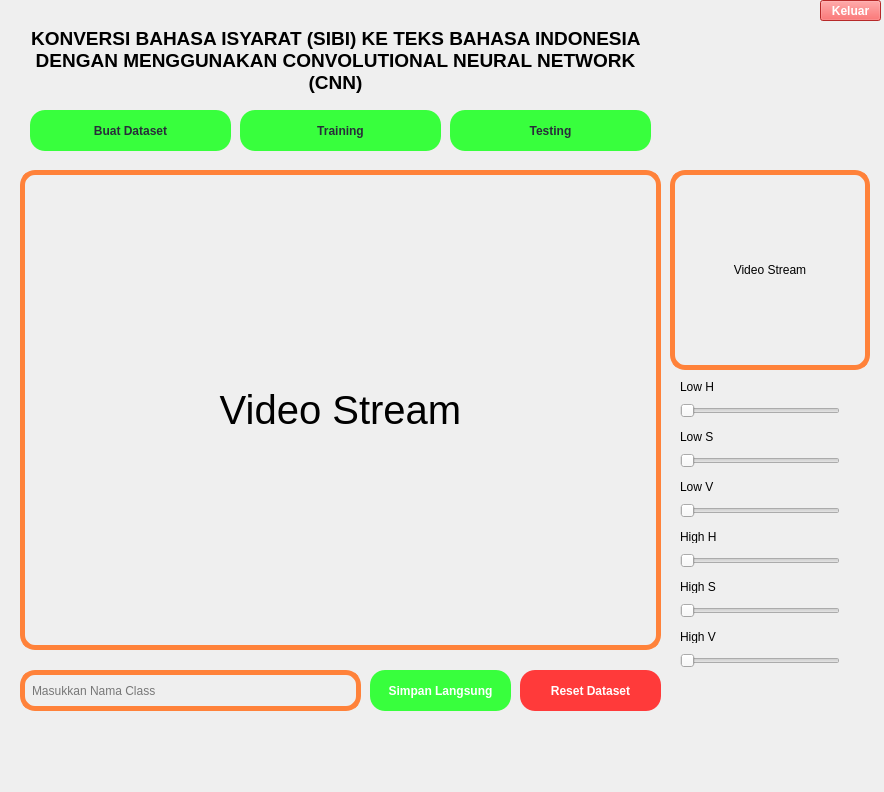
<?xml version="1.0" encoding="UTF-8"?>
<ui version="4.0">
 <class>MainWindow</class>
 <widget class="QMainWindow" name="MainWindow">
  <property name="geometry">
   <rect>
    <x>0</x>
    <y>0</y>
    <width>884</width>
    <height>792</height>
   </rect>
  </property>
  <property name="windowTitle">
   <string>MainWindow</string>
  </property>
  <widget class="QWidget" name="centralwidget">
   <widget class="QLabel" name="lJudul">
    <property name="geometry">
     <rect>
      <x>10</x>
      <y>20</y>
      <width>651</width>
      <height>81</height>
     </rect>
    </property>
    <property name="text">
     <string>&lt;html&gt;&lt;head/&gt;&lt;body&gt;&lt;p align=&quot;center&quot;&gt;&lt;span style=&quot; font-size:14pt; font-weight:600;&quot;&gt;KONVERSI BAHASA ISYARAT (SIBI) KE TEKS BAHASA INDONESIA DENGAN MENGGUNAKAN CONVOLUTIONAL NEURAL NETWORK (CNN)&lt;/span&gt;&lt;/p&gt;&lt;/body&gt;&lt;/html&gt;</string>
    </property>
    <property name="alignment">
     <set>Qt::AlignCenter</set>
    </property>
    <property name="wordWrap">
     <bool>true</bool>
    </property>
   </widget>
   <widget class="QLineEdit" name="leClass">
    <property name="geometry">
     <rect>
      <x>20</x>
      <y>670</y>
      <width>341</width>
      <height>41</height>
     </rect>
    </property>
    <property name="styleSheet">
     <string notr="true">border: 5px solid #FF823A;
font-size: 120%;
border-radius: 15px;
padding:5px 5px;
background: transparent;</string>
    </property>
    <property name="placeholderText">
     <string>Masukkan Nama Class</string>
    </property>
   </widget>
   <widget class="QLabel" name="lImage">
    <property name="geometry">
     <rect>
      <x>20</x>
      <y>170</y>
      <width>641</width>
      <height>480</height>
     </rect>
    </property>
    <property name="styleSheet">
     <string notr="true">border: 5px solid #FF823A;
font-size: 40px;
border-radius: 15px;</string>
    </property>
    <property name="text">
     <string>Video Stream</string>
    </property>
    <property name="alignment">
     <set>Qt::AlignCenter</set>
    </property>
   </widget>
   <widget class="QPushButton" name="btnSimpan">
    <property name="geometry">
     <rect>
      <x>370</x>
      <y>670</y>
      <width>141</width>
      <height>41</height>
     </rect>
    </property>
    <property name="font">
     <font>
      <weight>75</weight>
      <bold>true</bold>
     </font>
    </property>
    <property name="styleSheet">
     <string notr="true">background-color:#38FF3D;
text-weight: bold;
color: white;
border-radius:15px;
font-size: 150%;</string>
    </property>
    <property name="text">
     <string>Simpan Langsung</string>
    </property>
   </widget>
   <widget class="QPushButton" name="btnScreenCreateDataset">
    <property name="geometry">
     <rect>
      <x>30</x>
      <y>110</y>
      <width>201</width>
      <height>41</height>
     </rect>
    </property>
    <property name="font">
     <font>
      <weight>75</weight>
      <bold>true</bold>
     </font>
    </property>
    <property name="styleSheet">
     <string notr="true">background-color:#38FF3D;
text-weight: bold;
border-radius:15px;
color:#282D39;
font-size: 150%;</string>
    </property>
    <property name="text">
     <string>Buat Dataset</string>
    </property>
   </widget>
   <widget class="QPushButton" name="btnScreenTraining">
    <property name="geometry">
     <rect>
      <x>240</x>
      <y>110</y>
      <width>201</width>
      <height>41</height>
     </rect>
    </property>
    <property name="font">
     <font>
      <weight>75</weight>
      <bold>true</bold>
     </font>
    </property>
    <property name="styleSheet">
     <string notr="true">background-color:#38FF3D;
text-weight: bold;
border-radius:15px;
color:#282D39;
font-size: 150%;</string>
    </property>
    <property name="text">
     <string>Training</string>
    </property>
   </widget>
   <widget class="QPushButton" name="btnScreenTesting">
    <property name="geometry">
     <rect>
      <x>450</x>
      <y>110</y>
      <width>201</width>
      <height>41</height>
     </rect>
    </property>
    <property name="font">
     <font>
      <weight>75</weight>
      <bold>true</bold>
     </font>
    </property>
    <property name="styleSheet">
     <string notr="true">background-color:#38FF3D;
text-weight: bold;
border-radius:15px;
color:#282D39;
font-size: 150%;</string>
    </property>
    <property name="text">
     <string>Testing</string>
    </property>
   </widget>
   <widget class="QPushButton" name="btnKeluar">
    <property name="geometry">
     <rect>
      <x>820</x>
      <y>0</y>
      <width>61</width>
      <height>21</height>
     </rect>
    </property>
    <property name="font">
     <font>
      <weight>75</weight>
      <bold>true</bold>
     </font>
    </property>
    <property name="styleSheet">
     <string notr="true">background-color:#FF3A3A;
text-weight: bold;
color: white;</string>
    </property>
    <property name="text">
     <string>Keluar</string>
    </property>
   </widget>
   <widget class="QLabel" name="lInfoClass">
    <property name="geometry">
     <rect>
      <x>20</x>
      <y>730</y>
      <width>851</width>
      <height>61</height>
     </rect>
    </property>
    <property name="font">
     <font>
      <pointsize>12</pointsize>
      <weight>75</weight>
      <bold>true</bold>
     </font>
    </property>
    <property name="text">
     <string/>
    </property>
    <property name="alignment">
     <set>Qt::AlignLeading|Qt::AlignLeft|Qt::AlignTop</set>
    </property>
   </widget>
   <widget class="QPushButton" name="btnResetDataset">
    <property name="geometry">
     <rect>
      <x>520</x>
      <y>670</y>
      <width>141</width>
      <height>41</height>
     </rect>
    </property>
    <property name="font">
     <font>
      <weight>75</weight>
      <bold>true</bold>
     </font>
    </property>
    <property name="styleSheet">
     <string notr="true">background-color:#FF3A3A;
text-weight: bold;
color: white;
border-radius:15px;
font-size: 150%;</string>
    </property>
    <property name="text">
     <string>Reset Dataset</string>
    </property>
   </widget>
   <widget class="QLabel" name="lImage2">
    <property name="geometry">
     <rect>
      <x>670</x>
      <y>170</y>
      <width>200</width>
      <height>200</height>
     </rect>
    </property>
    <property name="font">
     <font>
      <pointsize>-1</pointsize>
     </font>
    </property>
    <property name="styleSheet">
     <string notr="true">border: 5px solid #FF823A;
font-size: 12px;
border-radius: 15px;</string>
    </property>
    <property name="text">
     <string>Video Stream</string>
    </property>
    <property name="alignment">
     <set>Qt::AlignCenter</set>
    </property>
   </widget>
   <widget class="QSlider" name="hs_lh">
    <property name="geometry">
     <rect>
      <x>680</x>
      <y>400</y>
      <width>160</width>
      <height>22</height>
     </rect>
    </property>
    <property name="maximum">
     <number>255</number>
    </property>
    <property name="orientation">
     <enum>Qt::Horizontal</enum>
    </property>
    <property name="tickPosition">
     <enum>QSlider::NoTicks</enum>
    </property>
   </widget>
   <widget class="QLabel" name="label">
    <property name="geometry">
     <rect>
      <x>680</x>
      <y>380</y>
      <width>47</width>
      <height>13</height>
     </rect>
    </property>
    <property name="text">
     <string>Low H</string>
    </property>
   </widget>
   <widget class="QLabel" name="label_2">
    <property name="geometry">
     <rect>
      <x>680</x>
      <y>430</y>
      <width>47</width>
      <height>13</height>
     </rect>
    </property>
    <property name="text">
     <string>Low S</string>
    </property>
   </widget>
   <widget class="QSlider" name="hs_ls">
    <property name="geometry">
     <rect>
      <x>680</x>
      <y>450</y>
      <width>160</width>
      <height>22</height>
     </rect>
    </property>
    <property name="maximum">
     <number>255</number>
    </property>
    <property name="orientation">
     <enum>Qt::Horizontal</enum>
    </property>
   </widget>
   <widget class="QSlider" name="hs_lv">
    <property name="geometry">
     <rect>
      <x>680</x>
      <y>500</y>
      <width>160</width>
      <height>22</height>
     </rect>
    </property>
    <property name="maximum">
     <number>255</number>
    </property>
    <property name="orientation">
     <enum>Qt::Horizontal</enum>
    </property>
   </widget>
   <widget class="QLabel" name="label_3">
    <property name="geometry">
     <rect>
      <x>680</x>
      <y>480</y>
      <width>47</width>
      <height>13</height>
     </rect>
    </property>
    <property name="text">
     <string>Low V</string>
    </property>
   </widget>
   <widget class="QLabel" name="label_4">
    <property name="geometry">
     <rect>
      <x>680</x>
      <y>630</y>
      <width>47</width>
      <height>13</height>
     </rect>
    </property>
    <property name="text">
     <string>High V</string>
    </property>
   </widget>
   <widget class="QSlider" name="hs_hv">
    <property name="geometry">
     <rect>
      <x>680</x>
      <y>650</y>
      <width>160</width>
      <height>22</height>
     </rect>
    </property>
    <property name="maximum">
     <number>255</number>
    </property>
    <property name="orientation">
     <enum>Qt::Horizontal</enum>
    </property>
   </widget>
   <widget class="QLabel" name="label_5">
    <property name="geometry">
     <rect>
      <x>680</x>
      <y>530</y>
      <width>47</width>
      <height>13</height>
     </rect>
    </property>
    <property name="text">
     <string>High H</string>
    </property>
   </widget>
   <widget class="QSlider" name="hs_hs">
    <property name="geometry">
     <rect>
      <x>680</x>
      <y>600</y>
      <width>160</width>
      <height>22</height>
     </rect>
    </property>
    <property name="maximum">
     <number>255</number>
    </property>
    <property name="orientation">
     <enum>Qt::Horizontal</enum>
    </property>
   </widget>
   <widget class="QLabel" name="label_6">
    <property name="geometry">
     <rect>
      <x>680</x>
      <y>580</y>
      <width>47</width>
      <height>13</height>
     </rect>
    </property>
    <property name="text">
     <string>High S</string>
    </property>
   </widget>
   <widget class="QSlider" name="hs_hh">
    <property name="geometry">
     <rect>
      <x>680</x>
      <y>550</y>
      <width>160</width>
      <height>22</height>
     </rect>
    </property>
    <property name="maximum">
     <number>255</number>
    </property>
    <property name="orientation">
     <enum>Qt::Horizontal</enum>
    </property>
   </widget>
  </widget>
 </widget>
 <resources/>
 <connections/>
</ui>
